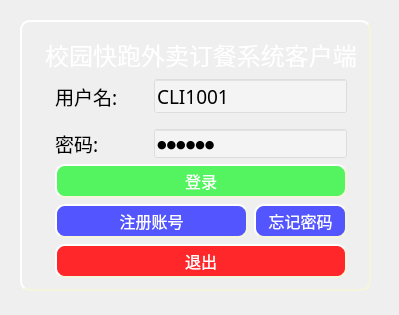
<?xml version="1.0" encoding="UTF-8"?>
<ui version="4.0">
 <class>SalesLogin</class>
 <widget class="QWidget" name="SalesLogin">
  <property name="geometry">
   <rect>
    <x>0</x>
    <y>0</y>
    <width>399</width>
    <height>315</height>
   </rect>
  </property>
  <property name="windowTitle">
   <string>SalesLogin</string>
  </property>
  <property name="styleSheet">
   <string notr="true">QWidget#SalesLogin{
	
	background-image: url(:/image/back.jpg)
}</string>
  </property>
  <widget class="QGroupBox" name="groupBox">
   <property name="geometry">
    <rect>
     <x>20</x>
     <y>20</y>
     <width>351</width>
     <height>271</height>
    </rect>
   </property>
   <property name="font">
    <font>
     <family>楷体</family>
     <pointsize>26</pointsize>
     <weight>75</weight>
     <bold>true</bold>
    </font>
   </property>
   <property name="styleSheet">
    <string notr="true">QGroupBox#groupBox{
	background-color:;
	border-style: outset;
    border-width: 2px;
    border-radius: 10px;
    border-color: beige;
    min-width: 10em;
    padding: 6px;
}
</string>
   </property>
   <property name="title">
    <string/>
   </property>
   <layout class="QGridLayout" name="gridLayout_2">
    <item row="1" column="1">
     <spacer name="verticalSpacer_3">
      <property name="orientation">
       <enum>Qt::Vertical</enum>
      </property>
      <property name="sizeHint" stdset="0">
       <size>
        <width>20</width>
        <height>40</height>
       </size>
      </property>
     </spacer>
    </item>
    <item row="0" column="1">
     <widget class="QLabel" name="label_4">
      <property name="font">
       <font>
        <family>幼圆</family>
        <pointsize>18</pointsize>
        <weight>50</weight>
        <bold>false</bold>
       </font>
      </property>
      <property name="contextMenuPolicy">
       <enum>Qt::DefaultContextMenu</enum>
      </property>
      <property name="layoutDirection">
       <enum>Qt::LeftToRight</enum>
      </property>
      <property name="styleSheet">
       <string notr="true">color: rgb(255, 255, 255);</string>
      </property>
      <property name="text">
       <string>校园快跑外卖订餐系统客户端</string>
      </property>
      <property name="alignment">
       <set>Qt::AlignCenter</set>
      </property>
     </widget>
    </item>
    <item row="2" column="0">
     <spacer name="horizontalSpacer_3">
      <property name="orientation">
       <enum>Qt::Horizontal</enum>
      </property>
      <property name="sizeHint" stdset="0">
       <size>
        <width>40</width>
        <height>20</height>
       </size>
      </property>
     </spacer>
    </item>
    <item row="2" column="1">
     <layout class="QGridLayout" name="gridLayout">
      <item row="0" column="4">
       <spacer name="horizontalSpacer_2">
        <property name="orientation">
         <enum>Qt::Horizontal</enum>
        </property>
        <property name="sizeType">
         <enum>QSizePolicy::Fixed</enum>
        </property>
        <property name="sizeHint" stdset="0">
         <size>
          <width>10</width>
          <height>10</height>
         </size>
        </property>
       </spacer>
      </item>
      <item row="0" column="0">
       <spacer name="horizontalSpacer">
        <property name="orientation">
         <enum>Qt::Horizontal</enum>
        </property>
        <property name="sizeType">
         <enum>QSizePolicy::Fixed</enum>
        </property>
        <property name="sizeHint" stdset="0">
         <size>
          <width>10</width>
          <height>10</height>
         </size>
        </property>
       </spacer>
      </item>
      <item row="2" column="2">
       <spacer name="verticalSpacer">
        <property name="orientation">
         <enum>Qt::Vertical</enum>
        </property>
        <property name="sizeType">
         <enum>QSizePolicy::Fixed</enum>
        </property>
        <property name="sizeHint" stdset="0">
         <size>
          <width>10</width>
          <height>0</height>
         </size>
        </property>
       </spacer>
      </item>
      <item row="3" column="1">
       <widget class="QLabel" name="label_3">
        <property name="font">
         <font>
          <family>微软雅黑</family>
          <pointsize>14</pointsize>
         </font>
        </property>
        <property name="text">
         <string>密码:</string>
        </property>
       </widget>
      </item>
      <item row="3" column="2" colspan="2">
       <widget class="QLineEdit" name="le_pswd">
        <property name="sizePolicy">
         <sizepolicy hsizetype="Expanding" vsizetype="Expanding">
          <horstretch>0</horstretch>
          <verstretch>0</verstretch>
         </sizepolicy>
        </property>
        <property name="font">
         <font>
          <family>楷体</family>
          <pointsize>8</pointsize>
          <weight>50</weight>
          <bold>false</bold>
         </font>
        </property>
        <property name="styleSheet">
         <string notr="true">QLineEdit#le_pswd
{
	background-color: rgba(255, 255, 255, 80);
}	
</string>
        </property>
        <property name="text">
         <string>123456</string>
        </property>
        <property name="echoMode">
         <enum>QLineEdit::Password</enum>
        </property>
       </widget>
      </item>
      <item row="0" column="1">
       <widget class="QLabel" name="label_2">
        <property name="font">
         <font>
          <family>微软雅黑</family>
          <pointsize>14</pointsize>
         </font>
        </property>
        <property name="text">
         <string>用户名:</string>
        </property>
       </widget>
      </item>
      <item row="5" column="3">
       <widget class="QPushButton" name="pb_forget">
        <property name="font">
         <font>
          <family>微软雅黑</family>
          <pointsize>12</pointsize>
         </font>
        </property>
        <property name="styleSheet">
         <string notr="true">QPushButton{
	background-color:rgb(83, 86, 255);
	color: rgb(255, 255, 255);
    border-style: outset;
    border-width: 2px;
    border-radius: 10px;
    border-color: beige;
    min-width: 10em;
    padding: 6px;
}
QPushButton:hover
{
	background-color: rgb(123, 123, 255);
	color: rgb(255, 255, 255);
    border-style: inset;
}

QPushButton:pressed {
	background-color: rgb(0, 13, 197);
	color: rgb(255, 255, 255);
    border-style: inset;
}
</string>
        </property>
        <property name="text">
         <string>忘记密码</string>
        </property>
       </widget>
      </item>
      <item row="0" column="2" colspan="2">
       <widget class="QLineEdit" name="le_id">
        <property name="sizePolicy">
         <sizepolicy hsizetype="Expanding" vsizetype="Expanding">
          <horstretch>0</horstretch>
          <verstretch>0</verstretch>
         </sizepolicy>
        </property>
        <property name="font">
         <font>
          <family>楷体</family>
          <pointsize>14</pointsize>
          <weight>50</weight>
          <bold>false</bold>
         </font>
        </property>
        <property name="styleSheet">
         <string notr="true">QLineEdit#le_id
{
	background-color: rgba(255, 255, 255, 80);
}	
</string>
        </property>
        <property name="text">
         <string>CLI1001</string>
        </property>
       </widget>
      </item>
      <item row="5" column="1" colspan="2">
       <widget class="QPushButton" name="pb_register">
        <property name="font">
         <font>
          <family>微软雅黑</family>
          <pointsize>12</pointsize>
         </font>
        </property>
        <property name="styleSheet">
         <string notr="true">QPushButton{
	background-color:rgb(83, 86, 255);
	color: rgb(255, 255, 255);
    border-style: outset;
    border-width: 2px;
    border-radius: 10px;
    border-color: beige;
    min-width: 10em;
    padding: 6px;
}
QPushButton:hover
{
	background-color: rgb(123, 123, 255);
	color: rgb(255, 255, 255);
    border-style: inset;
}

QPushButton:pressed {
	background-color: rgb(0, 13, 197);
	color: rgb(255, 255, 255);
    border-style: inset;
}
</string>
        </property>
        <property name="text">
         <string>注册账号</string>
        </property>
       </widget>
      </item>
      <item row="4" column="1" colspan="3">
       <widget class="QPushButton" name="pb_login">
        <property name="sizePolicy">
         <sizepolicy hsizetype="Minimum" vsizetype="Fixed">
          <horstretch>0</horstretch>
          <verstretch>0</verstretch>
         </sizepolicy>
        </property>
        <property name="font">
         <font>
          <family>微软雅黑</family>
          <pointsize>12</pointsize>
          <weight>50</weight>
          <italic>false</italic>
          <bold>false</bold>
         </font>
        </property>
        <property name="styleSheet">
         <string notr="true">QPushButton{
	background-color:rgb(84, 244, 97);
	color: rgb(255, 255, 255);
    border-style: outset;
    border-width: 2px;
    border-radius: 10px;
    border-color: beige;
    min-width: 10em;
    padding: 6px;
}
QPushButton:hover
{
	background-color: rgb(123, 123, 255);
	color: rgb(255, 255, 255);
    border-style: inset;
}

QPushButton:pressed {
	background-color: rgb(0, 13, 197);
	color: rgb(255, 255, 255);
    border-style: inset;
}
</string>
        </property>
        <property name="text">
         <string>登录</string>
        </property>
       </widget>
      </item>
      <item row="1" column="2">
       <spacer name="verticalSpacer_2">
        <property name="orientation">
         <enum>Qt::Vertical</enum>
        </property>
        <property name="sizeType">
         <enum>QSizePolicy::Fixed</enum>
        </property>
        <property name="sizeHint" stdset="0">
         <size>
          <width>20</width>
          <height>10</height>
         </size>
        </property>
       </spacer>
      </item>
      <item row="6" column="1" colspan="3">
       <widget class="QPushButton" name="pb_login_2">
        <property name="sizePolicy">
         <sizepolicy hsizetype="Minimum" vsizetype="Fixed">
          <horstretch>0</horstretch>
          <verstretch>0</verstretch>
         </sizepolicy>
        </property>
        <property name="font">
         <font>
          <family>微软雅黑</family>
          <pointsize>12</pointsize>
          <weight>50</weight>
          <italic>false</italic>
          <bold>false</bold>
         </font>
        </property>
        <property name="styleSheet">
         <string notr="true">QPushButton{
	background-color:rgb(255, 39, 42);
	color: rgb(255, 255, 255);
    border-style: outset;
    border-width: 2px;
    border-radius: 10px;
    border-color: beige;
    min-width: 10em;
    padding: 6px;
}
QPushButton:hover
{
	background-color: rgb(123, 123, 255);
	color: rgb(255, 255, 255);
    border-style: inset;
}

QPushButton:pressed {
	background-color: rgb(0, 13, 197);
	color: rgb(255, 255, 255);
    border-style: inset;
}
</string>
        </property>
        <property name="text">
         <string>退出</string>
        </property>
       </widget>
      </item>
     </layout>
    </item>
   </layout>
  </widget>
 </widget>
 <layoutdefault spacing="6" margin="11"/>
 <resources/>
 <connections/>
</ui>
